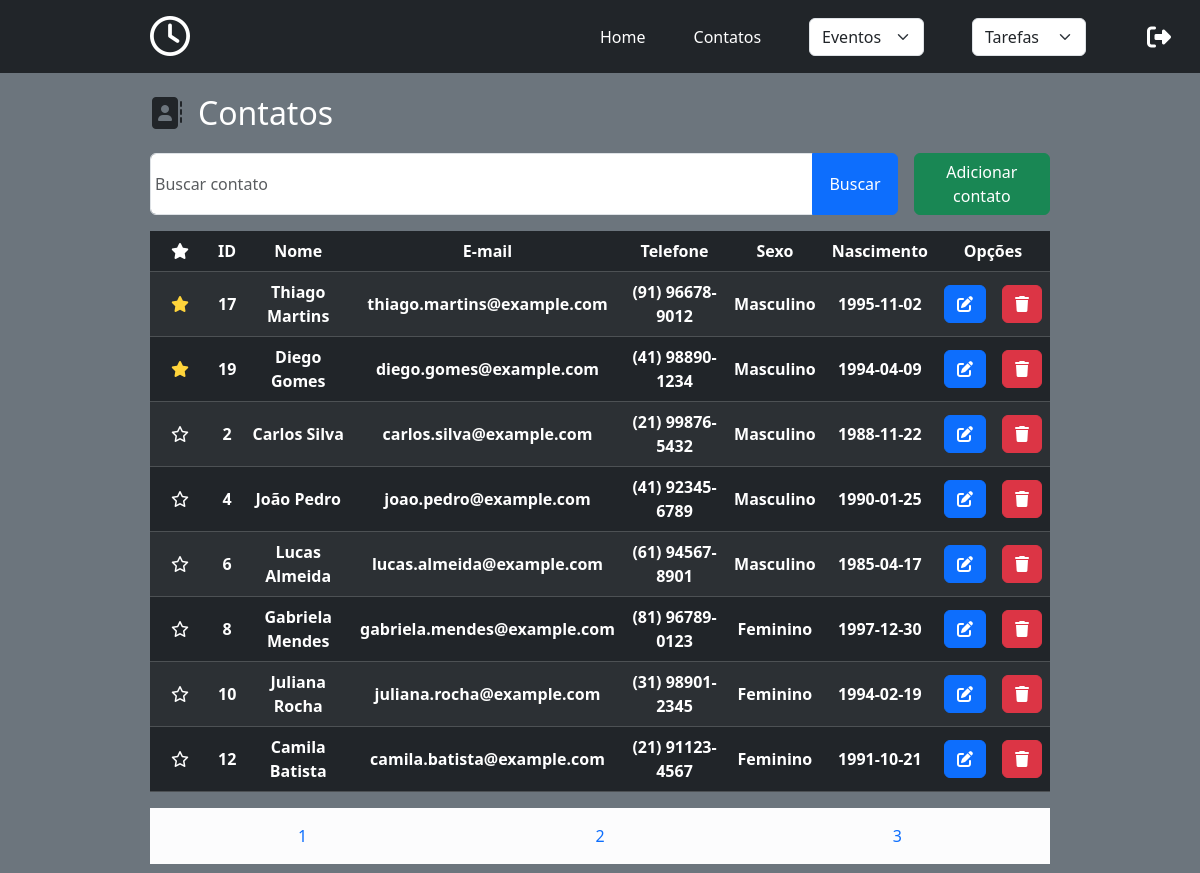
The app's page /index.php?page=contatos&idPagina=2 (signed in) with its own data.
### tables this page shows
CREATE TABLE `contatos` (
  `idContato` int(11) NOT NULL,
  `nomeContato` varchar(200) DEFAULT NULL,
  `emailContato` varchar(200) DEFAULT NULL,
  `telefoneContato` varchar(50) DEFAULT NULL,
  `sexoContato` varchar(15) DEFAULT NULL,
  `dataNascimentoContato` date DEFAULT NULL,
  `flagFavoritoContato` tinyint(1) DEFAULT NULL,
  `fotoContato` varchar(255) DEFAULT NULL
);

### MVC/models/contatos/ModelContatos.php (called while the page is built, shortened)
<?php
    class ModelContatos {
        private static string $nomeTabela        = "contatos";
        private static int $limiteContatosPagina = 8;
        private static int $paginaInicial        = 0;
        private static int $paginaAtual          = 0;
        public static function getLimiteContatosPagina() : int {
            return self::$limiteContatosPagina;
        }
        public static function getPaginaAtual() : int {
            return (!isset($_GET['idPagina']) || !is_numeric($_GET['idPagina']) || $_GET['idPagina'] < 1) ? 1 : (int) $_GET['idPagina'];
        }
        public static function getQuantidadePaginas() : int {
            return round(self::resgatarQuantidadeContatos() / self::$limiteContatosPagina);
        }
        public static function resgatarQuantidadeContatos() : int {
            $pdo = Connection::conectar();
            $sqlSelectQuantidadeContatos = "SELECT COUNT(*) FROM " . self::$nomeTabela;
            $stmt = $pdo->prepare($sqlSelectQuantidadeContatos);
            try {
                $stmt->execute();
                return $stmt->fetchColumn();
            } catch(PDOException $e) {
                throw new RuntimeException("Erro ao buscar quantidade de contatos: " . $e->getMessage());
            }
        }
        public static function resgatarDadosContatos($chaveBusca) : array {
            $pdo = Connection::conectar();
            self::$paginaAtual   = self::getPaginaAtual();
            self::$totalContatos = self::resgatarQuantidadeContatos();
            self::$paginaInicial = (self::$paginaAtual - 1) * self::$limiteContatosPagina;
            $sqlSelectFromAll = "SELECT * FROM " . self::$nomeTabela . " ORDER BY flagFavoritoContato DESC LIMIT :offset, :limit";
            $sqlChaveBusca    = "SELECT * FROM " . self::$nomeTabela . " WHERE nomeContato LIKE :chaveBusca ORDER BY flagFavoritoContato DESC LIMIT :offset, :limit";
            $sqlSelectFrom = empty($chaveBusca) ? $sqlSelectFromAll : $sqlChaveBusca;
            $stmt = $pdo->prepare($sqlSelectFrom);
            $stmt->bindValue(':offset', self::$paginaInicial, PDO::PARAM_INT);
            $stmt->bindValue(':limit', self::$limiteContatosPagina, PDO::PARAM_INT);
            if(empty($chaveBusca)) {
                try {
                    $stmt->execute();
                    return $stmt->fetchAll(PDO::FETCH_ASSOC);
                } catch (PDOException $e) {
                    throw new RuntimeException("Erro ao buscar contatos: " . $e->getMessage());
                }
            }
        }
    }

### MVC/controllers/contatos/ControllerContatos.php (called while the page is built, shortened)
<?php
    require_once "/opt/lampp/htdocs/Sistema-de-Agenda/MVC/models/contatos/ModelContatos.php";
    class ControllerContatos {
        public static function resgatarDadosContatos($chaveBusca)                  : array {
            return ModelContatos::resgatarDadosContatos($chaveBusca);
        }
        public static function getLimiteContatosPagina()                           : int {
            return ModelContatos::getLimiteContatosPagina();
        }
        public static function getPaginaAtual()                                    : int {
            return ModelContatos::getPaginaAtual();
        }
        public static function getQuantidadePaginas()                              : int {
            return ModelContatos::getQuantidadePaginas();
        }
    }

### MVC/views/contatos/ViewContatos.php (the view, shortened to what this page needs)
<?php
    require_once "/opt/lampp/htdocs/Sistema-de-Agenda/MVC/controllers/contatos/ControllerContatos.php";
    $dadosContatos = ControllerContatos::resgatarDadosContatos(null);
?>
<section class="containerContatos w-100 h-100 d-flex flex-column align-items-center">
    <header class="w-75 my-3 d-flex align-items-center gap-3">
        <span class="fs-2">
            <i class="fa-solid fa-address-book"></i>
        </span>
        <h1 class="align-self-center fs-2 my-0 text-white">Contatos</h1>
    </header>
    <form class="formBuscaContatos mb-3 w-75 d-flex column-gap-3"
    action="index.php?page=buscarContatos" method="POST">
        <div class="input-group">
            <input class="form-control w-75 form-control p-1" type="text" name="chaveBusca" placeholder="Buscar contato">
            <button class="input-group-text w-auto btn btn-primary px-3 py-2" id="buscarContato" type="submit">Buscar</button>
        </div>
        <button class="adicionarContatosButton btn btn-success">
            <a class="text-decoration-none text-white" href="index.php?page=adicionarContatos">Adicionar contato</a>
        </button>
    </form>
    <div class="exibirContatos w-75">
        <table class="table table-dark table-striped table-hover">
            <thead>
                <tr class="table-row">
                    <th class="table-cell align-middle text-center">
                        <i class="fa-solid fa-star"></i>
                    </th>
                    <th class="table-cell align-middle text-center">ID</th>
                    <th class="table-cell align-middle text-center">Nome</th>
                    <th class="table-cell align-middle text-center">E-mail</th>
                    <th class="table-cell align-middle text-center">Telefone</th>
                    <th class="table-cell align-middle text-center">Sexo</th>
                    <th class="table-cell align-middle text-center">Nascimento</th>
                    <th class="table-cell align-middle text-center" colspan="2">Opções</th>
                </tr>
            </thead>
            <tbody>
                <?php foreach($dadosContatos as $content):?>
                    <tr class="table-row">
                        <th class="table-cell align-middle text-center">
                            <button data-id="<?= $content['idContato'] ?>" id="<?= $content['flagFavoritoContato'] ?>" class="btn btnFavoritarContato">
                                <?=$content['flagFavoritoContato'] === 1 ? '<i class="fa-solid fa-star" style="color: #FFD43B;"></i>' : '<i class="fa-regular fa-star" style="color: #ffffff;"></i>'?>
                            </button>
                        </th>
                        <th class="table-cell align-middle text-center">
                            <?= $content['idContato']?>
                        </th>
                        <th class="table-cell align-middle text-center">
                            <?= $content['nomeContato'] ?>
                        </th>
                        <th class="table-cell align-middle text-center">
                            <?= $content['emailContato'] ?>
                        </th>
                        <th class="table-cell align-middle text-center">
                            <?= $content['telefoneContato'] ?>
                        </th>
                        <th class="table-cell align-middle text-center">
                            <?= $content['sexoContato'] ?>
                        </th>
                        <th class="table-cell align-middle text-center">
                            <?= $content['dataNascimentoContato']?>
                        </th>
                        <th class="table-cell align-middle text-center">
                            <a class="btn btn-primary" href="index.php?page=editarContatos&id=<?= $content['idContato']?>">
                                <i class="fa-solid fa-pen-to-square"></i>
                            </a>
                        </th>
                        <th class="table-cell align-middle text-center">
                            <button class="excluirContatosButton btn btn-danger" data-id="<?= $content['idContato'] ?>">
                                <i class="fa-solid fa-trash"></i>
                            </button>
                        </th>
                    </tr>
                <?php endforeach ?>
            </tbody>
        </table>
    </div>
    <div class="paginasContatos d-flex justify-content-around align-items-center gap-4 bg-light-subtle p-3 w-75 ">
    <?php
        $intervaloPaginas           = ControllerContatos::getLimiteContatosPagina();
        $paginaAtual                = ControllerContatos::getPaginaAtual();
        $quantidadePaginas          = ControllerContatos::getQuantidadePaginas();
        $blocoAtual = ceil($paginaAtual / $intervaloPaginas);
        $paginaInicio = (($blocoAtual - 1) * $intervaloPaginas) + 1;
        $paginaFim = min($paginaInicio + $intervaloPaginas - 1, $quantidadePaginas);
        ?>
        <?php for ($i = $paginaInicio; $i <= $paginaFim; $i++): ?>
            <div>
                <a class="paginaContato text-decoration-none text-primary <?= $i == $paginaAtual ? 'paginaAtiva' : '' ?>"
                href="index.php?page=contatos&idPagina=<?= $i ?>">
                    <?= $i ?>
                </a>
            </div>
        <?php endfor; ?>
</div>
</section>

### records on screen
contatos: flagFavoritoContato 1 (drawn), idContato "17", nomeContato "Thiago Martins", emailContato "thiago.martins@example.com", telefoneContato "(91) 96678-9012", sexoContato "Masculino", dataNascimentoContato "1995-11-02"
contatos: flagFavoritoContato 1 (drawn), idContato "19", nomeContato "Diego Gomes", emailContato "diego.gomes@example.com", telefoneContato "(41) 98890-1234", sexoContato "Masculino", dataNascimentoContato "1994-04-09"
contatos: flagFavoritoContato 0 (drawn), idContato "2", nomeContato "Carlos Silva", emailContato "carlos.silva@example.com", telefoneContato "(21) 99876-5432", sexoContato "Masculino", dataNascimentoContato "1988-11-22"
contatos: flagFavoritoContato 0 (drawn), idContato "4", nomeContato "João Pedro", emailContato "joao.pedro@example.com", telefoneContato "(41) 92345-6789", sexoContato "Masculino", dataNascimentoContato "1990-01-25"
contatos: flagFavoritoContato 0 (drawn), idContato "6", nomeContato "Lucas Almeida", emailContato "lucas.almeida@example.com", telefoneContato "(61) 94567-8901", sexoContato "Masculino", dataNascimentoContato "1985-04-17"
contatos: flagFavoritoContato 0 (drawn), idContato "8", nomeContato "Gabriela Mendes", emailContato "gabriela.mendes@example.com", telefoneContato "(81) 96789-0123", sexoContato "Feminino", dataNascimentoContato "1997-12-30"
contatos: flagFavoritoContato 0 (drawn), idContato "10", nomeContato "Juliana Rocha", emailContato "juliana.rocha@example.com", telefoneContato "(31) 98901-2345", sexoContato "Feminino", dataNascimentoContato "1994-02-19"
contatos: flagFavoritoContato 0 (drawn), idContato "12", nomeContato "Camila Batista", emailContato "camila.batista@example.com", telefoneContato "(21) 91123-4567", sexoContato "Feminino", dataNascimentoContato "1991-10-21"
